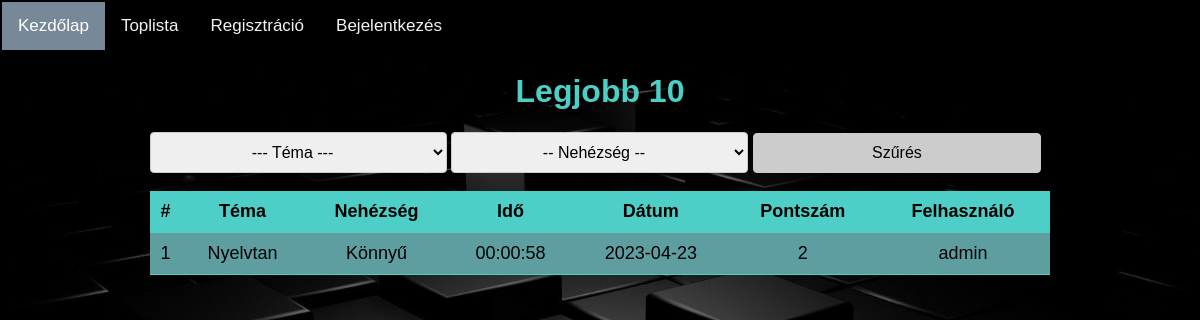
/toplist.php?tema=2, run on the app's committed database.
### tables this page shows
CREATE TABLE `eredmeny` (
  `id` int(10) UNSIGNED NOT NULL,
  `felhasznalo_id` int(10) UNSIGNED NOT NULL,
  `tema_id` int(10) UNSIGNED NOT NULL,
  `pontszam` int(11) NOT NULL,
  `mikor` date NOT NULL DEFAULT current_timestamp(),
  `ido` time NOT NULL,
  `nehezseg_id` int(10) UNSIGNED NOT NULL DEFAULT 1
);

CREATE TABLE `tema` (
  `id` int(10) UNSIGNED NOT NULL,
  `nev` varchar(256) NOT NULL,
  `kep_url` text DEFAULT NULL
);

CREATE TABLE `nehezseg` (
  `id` int(10) UNSIGNED NOT NULL,
  `nev` varchar(256) NOT NULL
);

CREATE TABLE `felhasznalo` (
  `id` int(10) UNSIGNED NOT NULL,
  `felhasznalo` varchar(256) NOT NULL,
  `jelszo` varchar(256) NOT NULL,
  `email` varchar(255) NOT NULL,
  `admin` tinyint(1) NOT NULL DEFAULT 0
);

### kozos/adatbazis.php (called while the page is built, shortened)
<?php
class Database
{
    private $database = 'quiztime';
    private $host = 'localhost';
    private $user = 'root';
    private $password = '';
    protected $dbc = null;
    public function __construct()
    {
        try {
            $this->dbc = new mysqli($this->host, $this->user, $this->password, $this->database);
            $this->dbc->set_charset('utf8');
        } catch (mysqli_sql_exception $exc) {
            echo "Kapcsolódási hiba:" . $exc->getMessage();
        }
    }
    public function RunSQL($sql, ...$args)
    {
        try {
            $utasitas = $this->dbc->prepare($sql);
            $utasitas->execute();
            $result = $utasitas->get_result();
            return $result;
        } catch (mysqli_sql_exception $exc) {
            echo "Lekérdezési hiba: " . $exc->getMessage();
        }
    }
}

### toplist.php (the view, shortened to what this page needs)
<!DOCTYPE html>
<html lang="en">
<?php
include 'kozos/adatbazis.php';
$db = new Database();
?>
<head>
  <link href="kozos/toplist.css" rel="stylesheet" type="text/css" />
</head>
<?php include_once("header.php"); ?>
<body>
  <div class="container">
    <h1>Legjobb 10</h1>
    <form method="get" action="">
      <select class="select" name="tema" id="tema">
        <option value="" class="betu">--- Téma ---</option>
      </select>
      <select class="select" name="nehezseg" id="nehezseg">
        <option value="" class="betu">-- Nehézség --</option>
      </select>
      <button type="submit" class="buttona">Szűrés</button>
    </form>
    <br>
    <?php
    $where = "";
    if (isset($_GET["tema"]) && !empty($_GET["tema"])) {
      $where .= " WHERE tema_id = " . $_GET["tema"];
    }
    if (isset($_GET["tema"]) && !empty($_GET["tema"])) {
      if (empty($where)) {
        $where .= " WHERE tema_id = " . $_GET["tema"];
      } else {
        $where .= " AND tema_id = " . $_GET["tema"];
      }
    }
    $sql = "SELECT eredmeny.*, felhasznalo.felhasznalo, tema.nev AS tema_nev, nehezseg.nev AS nehezseg_nev
    FROM eredmeny
    JOIN felhasznalo ON eredmeny.felhasznalo_id = felhasznalo.id
    JOIN tema ON eredmeny.tema_id = tema.id
    JOIN nehezseg ON eredmeny.nehezseg_id = nehezseg.id";
    if (!empty($where)) {
      $sql .= $where;
    }
    $sql .= " ORDER BY pontszam DESC, ido ASC, id ASC LIMIT 10";
    $result = $db->RunSQL($sql);
    if ($result->num_rows > 0): ?>
      <div class='container'>
      <table class="table table-dark table-striped">
          <thead>
            <tr>
              <th>#</th>
              <th>Téma</th>
              <th>Nehézség</th>
              <th>Idő</th>
              <th>Dátum</th>
              <th>Pontszám</th>
              <th>Felhasználó</th>
            </tr>
          </thead>
          <tbody>
            <?php $counter = 1;
            while ($row = $result->fetch_assoc()): ?>
              <tr>
                <td>
                  <?= $counter ?>
                </td>
                <td>
                  <?= $row["tema_nev"] ?>
                </td>
                <td>
                  <?= $row["nehezseg_nev"] ?>
                </td>
                <td>
                  <?= $row["ido"] ?>
                </td>
                <td>
                  <?= $row["mikor"] ?>
                </td>
                <td>
                  <?= $row["pontszam"] ?>
                </td>
                <td>
                  <?= $row["felhasznalo"] ?>
                </td>
              </tr>
              <?php
              $counter++;
            endwhile; ?>
          </tbody>
        </table>
      </div>
    <?php endif; ?>

### kozos/toplist.css (style rules this page uses)
body { font-family: Arial, sans-serif; font-family: Arial, Helvetica, sans-serif; background-image: url('pic.jpg'); margin: 0%; background-repeat: no-repeat; background-size: cover; background-position: center; min-height: 100vh; flex-direction: column; justify-content: center; }
.container { max-width: 900px; margin: 0 auto; justify-content: center; }
table { border-collapse: collapse; width: 100%; background-color: cadetblue; }
th, td { font-size: 18px; text-align: left; padding: 10px 5px; border-bottom: 1px solid #4dcfc7; text-align: center; color: black; }
th { background-color: #4dcfc7; }
h1 { color: #4dcfc7; text-align: center; }
select { padding: 10px; font-size: 16px; border: 1px solid #ccc; border-radius: 4px; width: 33%; text-align: center; align-items: center; display: inline-flex; }
.select option { padding: 20px; font-size: 16px; background-color: #ccc; color: #000; }
.buttona { width: 32%; border-radius: 4px; border: 1px solid #ccc; padding: 10px; align-items: center; text-align: center; font-size: 16px; background-color: #ccc; }

### data on the page
eredmeny: tema.nev "Nyelvtan", nehezseg.nev "Könnyű", ido "00:00:58", mikor "2023-04-23", pontszam "2", felhasznalo.felhasznalo "admin"
